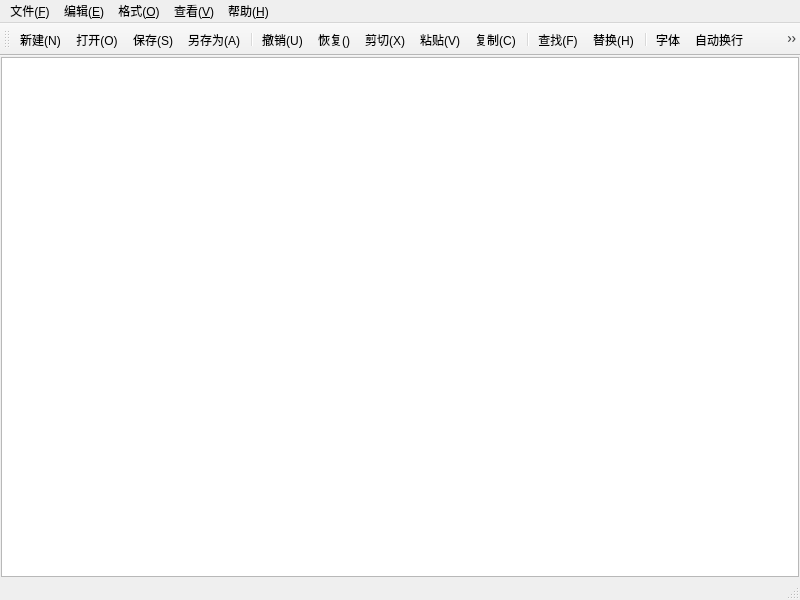
<?xml version="1.0" encoding="UTF-8"?>
<ui version="4.0">
 <class>MainWindow</class>
 <widget class="QMainWindow" name="MainWindow">
  <property name="geometry">
   <rect>
    <x>0</x>
    <y>0</y>
    <width>800</width>
    <height>600</height>
   </rect>
  </property>
  <property name="windowTitle">
   <string>MainWindow</string>
  </property>
  <widget class="QWidget" name="centralwidget">
   <layout class="QVBoxLayout" name="verticalLayout">
    <property name="spacing">
     <number>0</number>
    </property>
    <property name="leftMargin">
     <number>1</number>
    </property>
    <property name="topMargin">
     <number>1</number>
    </property>
    <property name="rightMargin">
     <number>1</number>
    </property>
    <property name="bottomMargin">
     <number>1</number>
    </property>
    <item>
     <widget class="QPlainTextEdit" name="textEdit"/>
    </item>
   </layout>
  </widget>
  <widget class="QMenuBar" name="menubar">
   <property name="geometry">
    <rect>
     <x>0</x>
     <y>0</y>
     <width>800</width>
     <height>22</height>
    </rect>
   </property>
   <widget class="QMenu" name="menu">
    <property name="title">
     <string>文件(&amp;F)</string>
    </property>
    <addaction name="actionNew"/>
    <addaction name="actionOpen"/>
    <addaction name="actionSave"/>
    <addaction name="actionSaveAs"/>
    <addaction name="separator"/>
    <addaction name="actionExit"/>
   </widget>
   <widget class="QMenu" name="menu_E">
    <property name="title">
     <string>编辑(&amp;E)</string>
    </property>
    <addaction name="actionRevert"/>
    <addaction name="actionRedo"/>
    <addaction name="actionCut"/>
    <addaction name="actionCopy"/>
    <addaction name="action"/>
    <addaction name="separator"/>
    <addaction name="actionFind"/>
    <addaction name="actionReplace"/>
    <addaction name="separator"/>
    <addaction name="actionSelectAll"/>
   </widget>
   <widget class="QMenu" name="menu_O">
    <property name="title">
     <string>格式(&amp;O)</string>
    </property>
    <addaction name="actionTextWrap"/>
    <addaction name="actionShowLinenumber"/>
    <addaction name="actionFont"/>
    <addaction name="actionColor"/>
    <addaction name="separator"/>
    <addaction name="actionBgColor"/>
    <addaction name="actionEdColor"/>
   </widget>
   <widget class="QMenu" name="menu_V">
    <property name="title">
     <string>查看(&amp;V)</string>
    </property>
    <addaction name="actionToolbar"/>
    <addaction name="actionStatusbar"/>
   </widget>
   <widget class="QMenu" name="menu_H">
    <property name="title">
     <string>帮助(&amp;H)</string>
    </property>
    <addaction name="actionAbout"/>
   </widget>
   <addaction name="menu"/>
   <addaction name="menu_E"/>
   <addaction name="menu_O"/>
   <addaction name="menu_V"/>
   <addaction name="menu_H"/>
  </widget>
  <widget class="QStatusBar" name="statusbar"/>
  <widget class="QToolBar" name="toolBar">
   <property name="windowTitle">
    <string>toolBar</string>
   </property>
   <attribute name="toolBarArea">
    <enum>TopToolBarArea</enum>
   </attribute>
   <attribute name="toolBarBreak">
    <bool>false</bool>
   </attribute>
   <addaction name="actionNew"/>
   <addaction name="actionOpen"/>
   <addaction name="actionSave"/>
   <addaction name="actionSaveAs"/>
   <addaction name="separator"/>
   <addaction name="actionRevert"/>
   <addaction name="actionRedo"/>
   <addaction name="actionCut"/>
   <addaction name="action"/>
   <addaction name="actionCopy"/>
   <addaction name="separator"/>
   <addaction name="actionFind"/>
   <addaction name="actionReplace"/>
   <addaction name="separator"/>
   <addaction name="actionFont"/>
   <addaction name="actionTextWrap"/>
   <addaction name="actionShowLinenumber"/>
   <addaction name="separator"/>
   <addaction name="actionToolbar"/>
   <addaction name="actionStatusbar"/>
  </widget>
  <action name="actionNew">
   <property name="icon">
    <iconset theme="QIcon::ThemeIcon::DocumentNew"/>
   </property>
   <property name="text">
    <string>新建(&amp;N)</string>
   </property>
   <property name="toolTip">
    <string>新建</string>
   </property>
   <property name="shortcut">
    <string>Ctrl+N</string>
   </property>
   <property name="menuRole">
    <enum>QAction::MenuRole::NoRole</enum>
   </property>
  </action>
  <action name="actionOpen">
   <property name="icon">
    <iconset theme="QIcon::ThemeIcon::DocumentOpen"/>
   </property>
   <property name="text">
    <string>打开(&amp;O)</string>
   </property>
   <property name="toolTip">
    <string>打开</string>
   </property>
   <property name="shortcut">
    <string>Ctrl+O</string>
   </property>
   <property name="menuRole">
    <enum>QAction::MenuRole::NoRole</enum>
   </property>
  </action>
  <action name="actionSave">
   <property name="icon">
    <iconset theme="QIcon::ThemeIcon::DocumentSave"/>
   </property>
   <property name="text">
    <string>保存(&amp;S)</string>
   </property>
   <property name="toolTip">
    <string>保存</string>
   </property>
   <property name="shortcut">
    <string>Ctrl+S</string>
   </property>
   <property name="menuRole">
    <enum>QAction::MenuRole::NoRole</enum>
   </property>
  </action>
  <action name="actionSaveAs">
   <property name="icon">
    <iconset theme="QIcon::ThemeIcon::DocumentSaveAs"/>
   </property>
   <property name="text">
    <string>另存为(&amp;A)</string>
   </property>
   <property name="toolTip">
    <string>另存为</string>
   </property>
   <property name="menuRole">
    <enum>QAction::MenuRole::NoRole</enum>
   </property>
  </action>
  <action name="actionExit">
   <property name="text">
    <string>退出(&amp;X)</string>
   </property>
   <property name="menuRole">
    <enum>QAction::MenuRole::NoRole</enum>
   </property>
  </action>
  <action name="actionRevert">
   <property name="icon">
    <iconset theme="QIcon::ThemeIcon::DocumentRevert"/>
   </property>
   <property name="text">
    <string>撤销(&amp;U)</string>
   </property>
   <property name="shortcut">
    <string>Ctrl+Z</string>
   </property>
   <property name="menuRole">
    <enum>QAction::MenuRole::NoRole</enum>
   </property>
  </action>
  <action name="actionRedo">
   <property name="icon">
    <iconset theme="QIcon::ThemeIcon::EditRedo"/>
   </property>
   <property name="text">
    <string>恢复()</string>
   </property>
   <property name="shortcut">
    <string>Ctrl+Shift+Z</string>
   </property>
   <property name="menuRole">
    <enum>QAction::MenuRole::NoRole</enum>
   </property>
  </action>
  <action name="actionCut">
   <property name="icon">
    <iconset theme="QIcon::ThemeIcon::EditCut"/>
   </property>
   <property name="text">
    <string>剪切(X)</string>
   </property>
   <property name="shortcut">
    <string>Ctrl+X</string>
   </property>
   <property name="menuRole">
    <enum>QAction::MenuRole::NoRole</enum>
   </property>
  </action>
  <action name="action">
   <property name="icon">
    <iconset theme="QIcon::ThemeIcon::EditPaste"/>
   </property>
   <property name="text">
    <string>粘贴(V)</string>
   </property>
   <property name="shortcut">
    <string>Ctrl+V</string>
   </property>
   <property name="menuRole">
    <enum>QAction::MenuRole::NoRole</enum>
   </property>
  </action>
  <action name="actionFind">
   <property name="icon">
    <iconset theme="QIcon::ThemeIcon::EditFind"/>
   </property>
   <property name="text">
    <string>查找(&amp;F)</string>
   </property>
   <property name="shortcut">
    <string>Ctrl+F</string>
   </property>
   <property name="menuRole">
    <enum>QAction::MenuRole::NoRole</enum>
   </property>
  </action>
  <action name="actionReplace">
   <property name="icon">
    <iconset resource="res.qrc">
     <normaloff>:/icons/replace.png</normaloff>:/icons/replace.png</iconset>
   </property>
   <property name="text">
    <string>替换(&amp;H)</string>
   </property>
   <property name="shortcut">
    <string>Ctrl+R</string>
   </property>
   <property name="menuRole">
    <enum>QAction::MenuRole::NoRole</enum>
   </property>
  </action>
  <action name="actionSelectAll">
   <property name="icon">
    <iconset theme="QIcon::ThemeIcon::EditSelectAll"/>
   </property>
   <property name="text">
    <string>全选(&amp;A)</string>
   </property>
   <property name="shortcut">
    <string>Ctrl+A</string>
   </property>
   <property name="menuRole">
    <enum>QAction::MenuRole::NoRole</enum>
   </property>
  </action>
  <action name="actionCopy">
   <property name="icon">
    <iconset theme="QIcon::ThemeIcon::EditCopy"/>
   </property>
   <property name="text">
    <string>复制(&amp;C)</string>
   </property>
   <property name="shortcut">
    <string>Ctrl+C</string>
   </property>
   <property name="menuRole">
    <enum>QAction::MenuRole::NoRole</enum>
   </property>
  </action>
  <action name="actionFont">
   <property name="icon">
    <iconset resource="res.qrc">
     <normaloff>:/icons/font.png</normaloff>:/icons/font.png</iconset>
   </property>
   <property name="text">
    <string>字体</string>
   </property>
   <property name="menuRole">
    <enum>QAction::MenuRole::NoRole</enum>
   </property>
  </action>
  <action name="actionTextWrap">
   <property name="icon">
    <iconset resource="res.qrc">
     <normaloff>:/icons/wrap.png</normaloff>:/icons/wrap.png</iconset>
   </property>
   <property name="text">
    <string>自动换行</string>
   </property>
   <property name="menuRole">
    <enum>QAction::MenuRole::NoRole</enum>
   </property>
  </action>
  <action name="actionShowLinenumber">
   <property name="icon">
    <iconset resource="res.qrc">
     <normaloff>:/icons/showlinenum.png</normaloff>:/icons/showlinenum.png</iconset>
   </property>
   <property name="text">
    <string>显示行号(&amp;L)</string>
   </property>
   <property name="shortcut">
    <string>Ctrl+L</string>
   </property>
   <property name="menuRole">
    <enum>QAction::MenuRole::NoRole</enum>
   </property>
  </action>
  <action name="actionColor">
   <property name="icon">
    <iconset resource="res.qrc">
     <normaloff>:/icons/fontcolor.png</normaloff>:/icons/fontcolor.png</iconset>
   </property>
   <property name="text">
    <string>字体颜色</string>
   </property>
   <property name="menuRole">
    <enum>QAction::MenuRole::NoRole</enum>
   </property>
  </action>
  <action name="actionBgColor">
   <property name="icon">
    <iconset resource="res.qrc">
     <normaloff>:/icons/fontbgcolor.png</normaloff>:/icons/fontbgcolor.png</iconset>
   </property>
   <property name="text">
    <string>字体背景颜色</string>
   </property>
   <property name="menuRole">
    <enum>QAction::MenuRole::NoRole</enum>
   </property>
  </action>
  <action name="actionEdColor">
   <property name="icon">
    <iconset resource="res.qrc">
     <normaloff>:/icons/editoricon_bg_colors.png</normaloff>:/icons/editoricon_bg_colors.png</iconset>
   </property>
   <property name="text">
    <string>编辑器背景颜色</string>
   </property>
   <property name="menuRole">
    <enum>QAction::MenuRole::NoRole</enum>
   </property>
  </action>
  <action name="actionToolbar">
   <property name="icon">
    <iconset theme="QIcon::ThemeIcon::DocumentProperties"/>
   </property>
   <property name="text">
    <string>工具栏</string>
   </property>
   <property name="menuRole">
    <enum>QAction::MenuRole::NoRole</enum>
   </property>
  </action>
  <action name="actionStatusbar">
   <property name="icon">
    <iconset resource="res.qrc">
     <normaloff>:/icons/statuscolor.png</normaloff>:/icons/statuscolor.png</iconset>
   </property>
   <property name="text">
    <string>状态栏</string>
   </property>
   <property name="menuRole">
    <enum>QAction::MenuRole::NoRole</enum>
   </property>
  </action>
  <action name="actionAbout">
   <property name="icon">
    <iconset theme="QIcon::ThemeIcon::HelpAbout"/>
   </property>
   <property name="text">
    <string>关于</string>
   </property>
   <property name="menuRole">
    <enum>QAction::MenuRole::NoRole</enum>
   </property>
  </action>
 </widget>
 <resources>
  <include location="res.qrc"/>
 </resources>
 <connections/>
</ui>
